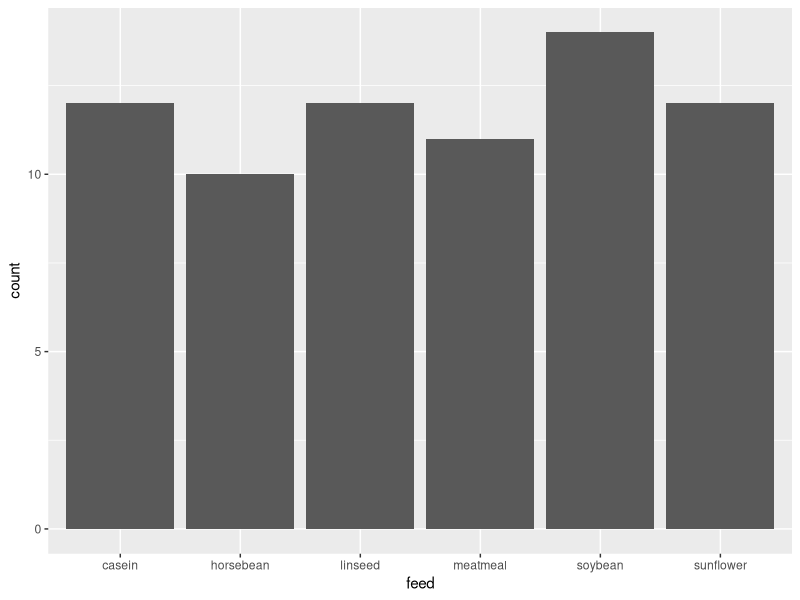

R code for this plot:
# Some Exercises

# Load packages
library(tidyverse)

# Data (built into base R)
chickwts

# Get the mean and SD of weight for each type of feed:
chickwts_summary <- chickwts %>% 
  group_by(feed) %>% 
  summarise(avg = mean(weight),
            stdev = sd(weight),
            n = n())

# Plot the raw data:
# n.b.: ALWAYS plot the RAW data before plotting
# some kind of a summary (i.e. box plot)

# Bar plot: show COUNT of each group
# NOT mean and SD
ggplot(chickwts, aes(x = feed)) +
  geom_bar()
# using geom_bar, the y axis is defined 
# by the COUNT internally


